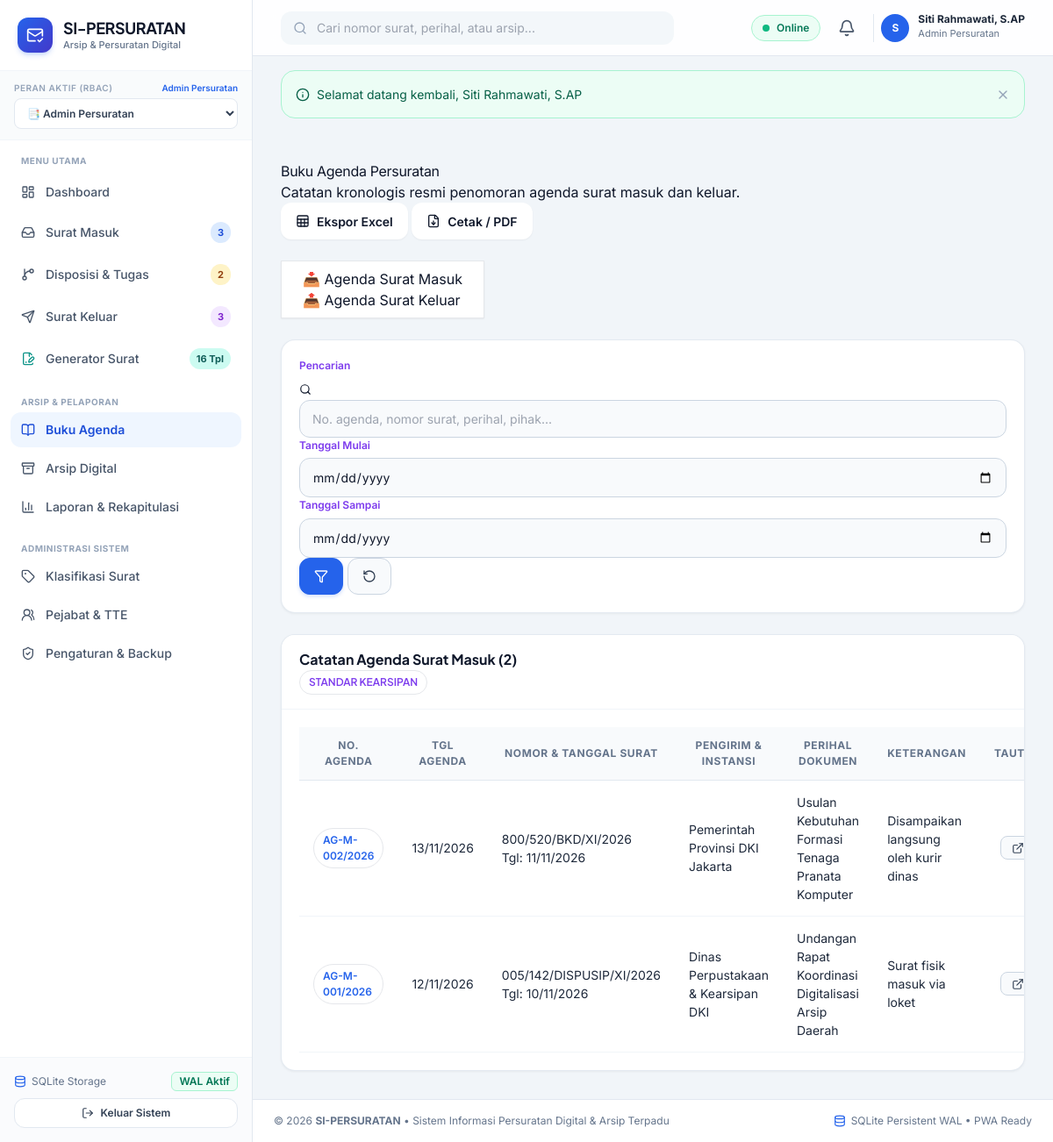
Page /public/agenda/index.php (signed in) on the committed database.
### tables this page shows
CREATE TABLE users (
    id INTEGER PRIMARY KEY AUTOINCREMENT,
    username TEXT NOT NULL UNIQUE,
    email TEXT NOT NULL UNIQUE,
    password_hash TEXT NOT NULL,
    full_name TEXT NOT NULL,
    nip TEXT,
    jabatan TEXT,
    phone TEXT,
    role_id INTEGER NOT NULL,
    avatar TEXT,
    is_active INTEGER NOT NULL DEFAULT 1,
    created_at DATETIME DEFAULT CURRENT_TIMESTAMP,
    updated_at DATETIME DEFAULT CURRENT_TIMESTAMP,
    deleted_at DATETIME DEFAULT NULL,
    FOREIGN KEY (role_id) REFERENCES roles (id) ON DELETE RESTRICT
);

CREATE TABLE roles (
    id INTEGER PRIMARY KEY AUTOINCREMENT,
    name TEXT NOT NULL,
    slug TEXT NOT NULL UNIQUE,
    description TEXT,
    created_at DATETIME DEFAULT CURRENT_TIMESTAMP
);

CREATE TABLE agenda_surat (
    id INTEGER PRIMARY KEY AUTOINCREMENT,
    jenis TEXT NOT NULL, -- 'masuk', 'keluar'
    nomor_agenda TEXT NOT NULL,
    tanggal_agenda DATE NOT NULL,
    referensi_id INTEGER NOT NULL,
    nomor_surat TEXT NOT NULL,
    tanggal_surat DATE NOT NULL,
    pengirim_penerima TEXT NOT NULL,
    perihal TEXT NOT NULL,
    keterangan TEXT,
    created_at DATETIME DEFAULT CURRENT_TIMESTAMP
);

### public/agenda/index.php (the view, shortened to what the rows shown need)
<?php
require_once __DIR__ . '/../../config/app.php';
if (!Auth::check() || !Auth::can('agenda.view')) {
    Flash::set('danger', 'Akses ditolak.');
    redirect('dashboard.php');
}
$jenis = $_GET['jenis'] ?? 'masuk';
$filters = [
    'jenis' => $jenis,
    'search' => $_GET['search'] ?? '',
    'date_from' => $_GET['date_from'] ?? '',
    'date_to' => $_GET['date_to'] ?? ''
];
$agendaList = Agenda::getAll($filters);
require_once APP_PATH . '/views/layouts/header.php';
?>
<div class="card border-0 shadow-sm rounded-3">
    <div class="card-body p-0">
        <div class="table-responsive">
            <table class="table table-custom mb-0">
                <thead>
                    <tr>
                        <th width="120">No. Agenda</th>
                        <th width="120">Tgl Agenda</th>
                        <th>Nomor & Tanggal Surat</th>
                        <th><?= $jenis === 'masuk' ? 'Pengirim & Instansi' : 'Tujuan Surat' ?></th>
                        <th>Perihal Dokumen</th>
                        <th>Keterangan</th>
                        <th width="80" class="text-center">Tautan</th>
                    </tr>
                </thead>
                <tbody>
                    <?php if (empty($agendaList)): ?>
                        <tr>
                            <td colspan="7" class="text-center text-muted py-5">
                                <i data-lucide="book-open" style="width:40px; height:40px;" class="mb-2 text-secondary opacity-50"></i>
                                <div>Tidak ada catatan agenda yang ditemukan.</div>
                            </td>
                        </tr>
                    <?php else: ?>
                        <?php foreach ($agendaList as $ag): ?>
                            <tr>
                                <td>
                                    <span class="badge bg-light text-primary border font-monospace"><?= htmlspecialchars($ag['nomor_agenda']) ?></span>
                                </td>
                                <td>
                                    <span class="text-dark"><?= date('d/m/Y', strtotime($ag['tanggal_agenda'])) ?></span>
                                </td>
                                <td>
                                    <div class="fw-bold text-dark"><?= htmlspecialchars($ag['nomor_surat']) ?></div>
                                    <div class="text-muted small">Tgl: <?= date('d/m/Y', strtotime($ag['tanggal_surat'])) ?></div>
                                </td>
                                <td>
                                    <div class="fw-semibold text-dark"><?= htmlspecialchars($ag['pengirim_penerima']) ?></div>
                                </td>
                                <td>
                                    <div class="text-truncate" style="max-width: 250px;" title="<?= htmlspecialchars($ag['perihal']) ?>">
                                        <?= htmlspecialchars($ag['perihal']) ?>
                                    </div>
                                </td>
                                <td>
                                    <span class="text-muted small"><?= htmlspecialchars($ag['keterangan'] ?? '-') ?></span>
                                </td>
                                <td class="text-center">
                                    <?php if ($jenis === 'masuk'): ?>
                                        <a href="<?= url('surat_masuk/detail.php') ?>?id=<?= $ag['referensi_id'] ?>" class="btn btn-sm btn-light border p-1" title="Lihat Surat Masuk">
                                            <i data-lucide="external-link" style="width: 14px; height: 14px;"></i>
                                        </a>
                                    <?php else: ?>
                                        <a href="<?= url('surat_keluar/preview.php') ?>?id=<?= $ag['referensi_id'] ?>" class="btn btn-sm btn-light border p-1" title="Lihat Surat Keluar">
                                            <i data-lucide="external-link" style="width: 14px; height: 14px;"></i>
                                        </a>
                                    <?php endif; ?>
                                </td>
                            </tr>
                        <?php endforeach; ?>
                    <?php endif; ?>
                </tbody>
            </table>
        </div>
    </div>
</div>
<?php require_once APP_PATH . '/views/layouts/footer.php'; ?>

### app/views/layouts/header.php (shortened to what the rows shown need)
<!DOCTYPE html>
<html lang="id">
<head>
    <script src="https://cdn.tailwindcss.com"></script>
</head>
<body class="antialiased selection:bg-blue-100 selection:text-blue-900">
<div class="min-h-screen flex flex-col lg:flex-row">
    <?php require_once APP_PATH . '/views/layouts/sidebar.php'; ?>
    <div class="flex-1 flex flex-col min-w-0 pb-20 lg:pb-0">
        <header class="sticky top-0 z-30 bg-white/90 backdrop-blur-md border-b border-slate-200 px-4 lg:px-8 h-16 flex items-center justify-between gap-4">
            <div class="flex items-center gap-2 sm:gap-3">
                <div class="relative">
                    <button onclick="toggleDropdown('user-menu')" class="flex items-center gap-2.5 pl-2 border-l border-slate-200 hover:opacity-90 transition">
                        <div class="w-8 h-8 rounded-full bg-blue-600 text-white font-bold text-xs flex items-center justify-center shadow-xs">
                            <?= strtoupper(substr($currentUser['full_name'] ?? 'U', 0, 1)) ?>
                        </div>
                        <div class="hidden md:block text-left">
                            <p class="text-xs font-bold text-slate-800 leading-none"><?= htmlspecialchars($currentUser['full_name'] ?? 'User') ?></p>
                            <p class="text-[11px] text-slate-500 mt-0.5"><?= htmlspecialchars($currentUser['role_name'] ?? 'Role') ?></p>
                        </div>
                    </button>
                </div>
            </div>
        </header>
        <main class="flex-1 p-4 lg:p-8 max-w-7xl w-full mx-auto space-y-6">

### app/views/layouts/sidebar.php (shortened to what the rows shown need)
<?php
$currentUser = Auth::user();
$currentRoleSlug = $currentUser['role_slug'] ?? 'superadmin';
?>
<aside id="sidebar" class="fixed lg:sticky top-0 left-0 z-50 h-screen w-72 bg-white border-r border-slate-200 flex flex-col transition-transform duration-300 -translate-x-full lg:translate-x-0 shrink-0">
  <div class="p-5 border-b border-slate-100 flex items-center justify-between">
    <a href="<?= url('dashboard.php') ?>" class="flex items-center gap-3 group text-decoration-none">
      <div>
        <h1 class="font-display font-bold text-slate-900 text-lg leading-tight tracking-tight">SI-PERSURATAN</h1>
      </div>
    </a>
  </div>
  <div class="px-4 py-3 bg-slate-50/80 border-b border-slate-100">
    <div class="flex items-center justify-between mb-1">
      <label class="text-[10px] font-semibold uppercase tracking-wider text-slate-400 block">Peran Aktif (RBAC)</label>
      <span class="text-[10px] text-blue-600 font-semibold"><?= htmlspecialchars($currentUser['role_name'] ?? 'User') ?></span>
    </div>
    <div class="relative">
      <select onchange="window.location.href='<?= url('switch_role.php?role=') ?>' + this.value" class="w-full text-xs font-semibold bg-white border border-slate-200 rounded-lg px-2.5 py-2 text-slate-700 focus:outline-none focus:ring-2 focus:ring-blue-500/20 focus:border-blue-600 cursor-pointer">
        <option value="admin_persuratan" <?= $currentRoleSlug === 'admin_persuratan' ? 'selected' : '' ?>>📑 Admin Persuratan</option>
      </select>
    </div>
  </div>
</aside>

### rows in the picture
users: role.name "Admin Persuratan", full_name "S", full_name "Siti Rahmawati, S.AP"
roles: slug "📑 Admin Persuratan"
agenda_surat: nomor_agenda "AG-M-002/2026", tanggal_agenda "13/11/2026", nomor_surat "800/520/BKD/XI/2026", tanggal_surat "11/11/2026", pengirim_penerima "Pemerintah Provinsi DKI Jakarta", perihal "Usulan Kebutuhan Formasi Tenaga Pranata Komputer", keterangan "Disampaikan langsung oleh kurir dinas"
agenda_surat: nomor_agenda "AG-M-001/2026", tanggal_agenda "12/11/2026", nomor_surat "005/142/DISPUSIP/XI/2026", tanggal_surat "10/11/2026", pengirim_penerima "Dinas Perpustakaan & Kearsipan DKI", perihal "Undangan Rapat Koordinasi Digitalisasi Arsip Daerah", keterangan "Surat fisik masuk via loket"

### other values in the picture
$badgeSm "3"
$badgeDisp "2"
$badgeSk "3"
$msg['message'] "Selamat datang kembali, Siti Rahmawati, S.AP"
count($agendaList) "2"
